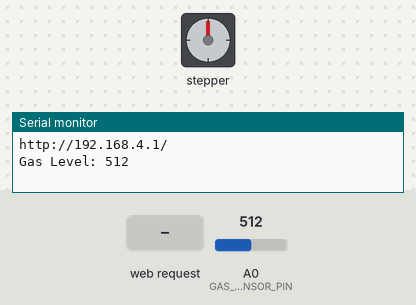
The sketch below on a simulated ESP8266 (NodeMCU). Shown: stepper motor, the last lines printed to the serial monitor. The inputs (shaded band) are chosen by the test bench; at power-on: A0 (GAS_SENSOR_PIN) = 512. Stepper angles assume 2048 steps per turn.

Above: at 0.15 s.
At 1.2 s:
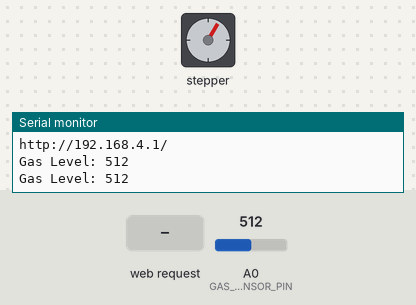
1.3 s: HTTP request GET /rotate?degree=120&ccw=120 received
At 3.19 s:
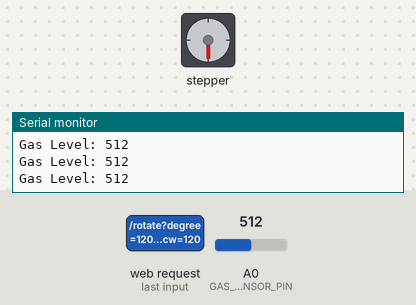
Timing chart, 0 to 14.3 s (numbered marks = the images above; inputs shaded):
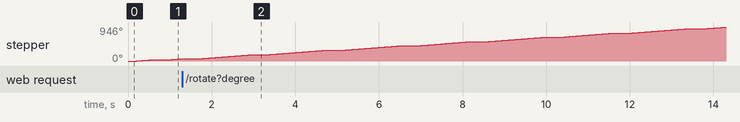

The sketch:

wifi_khigas.ino
```cpp
#include <ESP8266WiFi.h>
#include <ESPAsyncTCP.h>
#include <ESPAsyncWebServer.h>
#include <Stepper.h>

// Network credentials
const char *SSID = "ESP8266-LQ";
const char *PSWD = "";

// Gas Sensor
const int GAS_SENSOR_PIN = A0;
int gas_value;
char gas_buf[8];

// Step Motor
#define STEPS 2048
#define IN1 D3
#define IN2 D4
#define IN3 D5
#define IN4 D6
Stepper stepper(STEPS, IN1, IN3, IN2, IN4);
const int step_speed = 15;
int step_num = STEPS / 12;
int step_delay = 200;
int step_dir = 1;

// Create AsyncWebServer object on port 80
AsyncWebServer server(80);

void setup() {
  Serial.begin(115200);

  // Gas sensor
  pinMode(GAS_SENSOR_PIN, INPUT);

  // Step motor
  stepper.setSpeed(step_speed);

  // WiFi softAP
  WiFi.softAP(SSID, PSWD);
  IPAddress myIP = WiFi.softAPIP();
  Serial.print("http://");
  Serial.print(myIP);
  Serial.println("/");

  // Web server routes
  server.on("/", HTTP_GET, [](AsyncWebServerRequest *request) {
    request->send(200, "text/html", R"rawliteral(
<!DOCTYPE html>
<html lang="en">
<head>
  <meta charset="UTF-8">
  <meta name="viewport" content="width=device-width, initial-scale=1.0">
  <title>ESP8266 Web Server</title>
  <style>
    html {
      font-family: Arial;
      display: inline-block;
      margin: 0px auto;
      text-align: center;
    }
    img.sensor {
      width: 32px;
    }
    h1 {
      color: #0F3376;
      padding: 2vh;
    }
    p {
      font-size: 1.5rem;
    }
    .button {
      display: inline-block;
      background-color: #008CBA;
      border: none;
      border-radius: 4px;
      color: white;
      padding: 16px 40px;
      font-size: 30px;
      margin: 2px;
      cursor: pointer;
    }
    .units {
      font-size: 1.2rem;
    }
    .sensor-labels {
      font-size: 1.5rem;
      vertical-align: middle;
      padding-bottom: 15px;
    }
  </style>
</head>
<body>
  <h1>ESP8266 Web Server</h1>
  <h1>Gas Sensor</h1>
  <p>
    <span class="sensor-labels">Gas Level</span>
    <span id="gas_value"></span>
  </p>
  <h1>Step Motor</h1>
  <form action="">
    <label for="rotate-degree">Degree:</label>
    <input type="number" id="rotate-degree" placeholder="Enter degree" min="0" max="360">
    <br><br>
    <input type="checkbox" name="CCW-checkbox" id="CCW-checkbox">
    <label for="CCW-checkbox">CCW</label>
    <br><br>
    <input type="button" id="submit-btn" value="Rotate" class="button" onclick="rotateStepper()">
  </form>
  <script>
    setInterval(() => {
      fetch('/gas_value')
        .then(response => response.text())
        .then(gas_value => {
          document.getElementById("gas_value").textContent = gas_value;
        });
    }, 200);

    function rotateStepper() {
      let degreeInput = document.getElementById("rotate-degree").value;
      let ccwCheckbox = document.getElementById("CCW-checkbox").checked;

      if (degreeInput && degreeInput >= 0 && degreeInput <= 360) {
        let url = "/rotate?degree=" + degreeInput + "&ccw=" + (ccwCheckbox ? "true" : "false");
fetch(url)
          .then(response => response.text())
          .then(data => {
            alert(data); // Thông báo kết quả
          });
      } else {
        alert("Please enter a valid degree (0-360).");
      }
    }
  </script>
</body>
</html>
    )rawliteral");
  });

  server.on("/gas_value", HTTP_GET, [](AsyncWebServerRequest *request) {
    dtostrf(gas_value, 6, 2, gas_buf);
    request->send(200, "text/plain", gas_buf);
  });

  server.on("/rotate", HTTP_GET, [](AsyncWebServerRequest *request) {
    if (request->hasParam("degree") && request->hasParam("ccw")) {
      int degree = request->getParam("degree")->value().toInt();
      step_num = degree / 360.0 * STEPS;
      String ccw = request->getParam("ccw")->value();
      step_dir = (ccw == "true") ? -1 : 1;
      request->send(200, "text/plain", "Rotation successful");
    } else {
      request->send(400, "text/plain", "Missing degree or ccw parameter");
    }
  });

  server.begin();
}

void loop() {
  gas_value = analogRead(GAS_SENSOR_PIN);

  // Debug to Serial Monitor
  Serial.print("Gas Level: ");
  Serial.println(gas_value);

  delay(200);
  stepper.step(step_num * step_dir);
  delay(step_delay);
}
```
